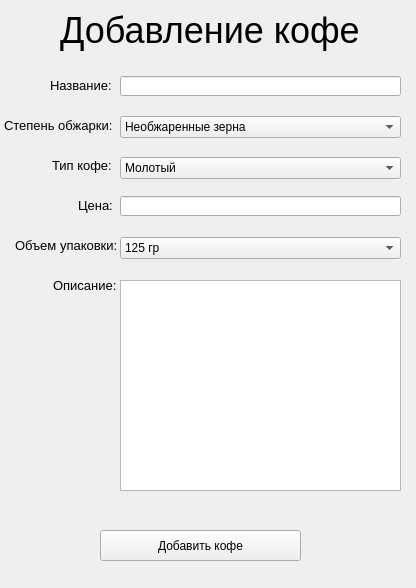
<?xml version="1.0" encoding="UTF-8"?>
<ui version="4.0">
 <class>Form</class>
 <widget class="QWidget" name="Form">
  <property name="geometry">
   <rect>
    <x>0</x>
    <y>0</y>
    <width>416</width>
    <height>588</height>
   </rect>
  </property>
  <property name="windowTitle">
   <string>Form</string>
  </property>
  <widget class="QLineEdit" name="lineEdit">
   <property name="geometry">
    <rect>
     <x>120</x>
     <y>76</y>
     <width>281</width>
     <height>20</height>
    </rect>
   </property>
  </widget>
  <widget class="QLabel" name="label">
   <property name="geometry">
    <rect>
     <x>60</x>
     <y>10</y>
     <width>321</width>
     <height>41</height>
    </rect>
   </property>
   <property name="font">
    <font>
     <pointsize>27</pointsize>
    </font>
   </property>
   <property name="text">
    <string>Добавление кофе</string>
   </property>
  </widget>
  <widget class="QLabel" name="label_2">
   <property name="geometry">
    <rect>
     <x>50</x>
     <y>70</y>
     <width>71</width>
     <height>30</height>
    </rect>
   </property>
   <property name="font">
    <font>
     <pointsize>10</pointsize>
    </font>
   </property>
   <property name="text">
    <string>Название:</string>
   </property>
  </widget>
  <widget class="QLabel" name="label_3">
   <property name="geometry">
    <rect>
     <x>4</x>
     <y>110</y>
     <width>111</width>
     <height>31</height>
    </rect>
   </property>
   <property name="font">
    <font>
     <pointsize>10</pointsize>
    </font>
   </property>
   <property name="text">
    <string>Степень обжарки:</string>
   </property>
  </widget>
  <widget class="QLabel" name="label_4">
   <property name="geometry">
    <rect>
     <x>52</x>
     <y>150</y>
     <width>71</width>
     <height>31</height>
    </rect>
   </property>
   <property name="font">
    <font>
     <pointsize>10</pointsize>
    </font>
   </property>
   <property name="text">
    <string>Тип кофе:</string>
   </property>
  </widget>
  <widget class="QLabel" name="label_5">
   <property name="geometry">
    <rect>
     <x>53</x>
     <y>270</y>
     <width>71</width>
     <height>31</height>
    </rect>
   </property>
   <property name="font">
    <font>
     <pointsize>10</pointsize>
    </font>
   </property>
   <property name="text">
    <string>Описание:</string>
   </property>
  </widget>
  <widget class="QLabel" name="label_6">
   <property name="geometry">
    <rect>
     <x>78</x>
     <y>190</y>
     <width>41</width>
     <height>31</height>
    </rect>
   </property>
   <property name="font">
    <font>
     <pointsize>10</pointsize>
    </font>
   </property>
   <property name="text">
    <string>Цена:</string>
   </property>
  </widget>
  <widget class="QLineEdit" name="lineEdit_4">
   <property name="geometry">
    <rect>
     <x>120</x>
     <y>196</y>
     <width>281</width>
     <height>20</height>
    </rect>
   </property>
  </widget>
  <widget class="QLabel" name="label_7">
   <property name="geometry">
    <rect>
     <x>15</x>
     <y>230</y>
     <width>101</width>
     <height>31</height>
    </rect>
   </property>
   <property name="font">
    <font>
     <pointsize>10</pointsize>
    </font>
   </property>
   <property name="text">
    <string>Объем упаковки:</string>
   </property>
  </widget>
  <widget class="QPlainTextEdit" name="plainTextEdit">
   <property name="geometry">
    <rect>
     <x>120</x>
     <y>280</y>
     <width>281</width>
     <height>211</height>
    </rect>
   </property>
   <property name="plainText">
    <string/>
   </property>
  </widget>
  <widget class="QPushButton" name="pushButton">
   <property name="geometry">
    <rect>
     <x>100</x>
     <y>530</y>
     <width>201</width>
     <height>31</height>
    </rect>
   </property>
   <property name="text">
    <string>Добавить кофе</string>
   </property>
  </widget>
  <widget class="QComboBox" name="comboBox">
   <property name="geometry">
    <rect>
     <x>120</x>
     <y>157</y>
     <width>281</width>
     <height>22</height>
    </rect>
   </property>
   <item>
    <property name="text">
     <string>Молотый</string>
    </property>
   </item>
   <item>
    <property name="text">
     <string>В зернах</string>
    </property>
   </item>
  </widget>
  <widget class="QComboBox" name="comboBox_2">
   <property name="geometry">
    <rect>
     <x>120</x>
     <y>116</y>
     <width>281</width>
     <height>22</height>
    </rect>
   </property>
   <item>
    <property name="text">
     <string>Необжаренные зерна</string>
    </property>
   </item>
   <item>
    <property name="text">
     <string>Светлая обжарка</string>
    </property>
   </item>
   <item>
    <property name="text">
     <string>Средняя обжарка</string>
    </property>
   </item>
   <item>
    <property name="text">
     <string>Темная обжарка</string>
    </property>
   </item>
   <item>
    <property name="text">
     <string>Высшая обжарка</string>
    </property>
   </item>
  </widget>
  <widget class="QComboBox" name="comboBox_3">
   <property name="geometry">
    <rect>
     <x>120</x>
     <y>237</y>
     <width>281</width>
     <height>22</height>
    </rect>
   </property>
   <item>
    <property name="text">
     <string>125 гр</string>
    </property>
   </item>
   <item>
    <property name="text">
     <string>250 гр</string>
    </property>
   </item>
   <item>
    <property name="text">
     <string>500 гр</string>
    </property>
   </item>
   <item>
    <property name="text">
     <string>1 кг</string>
    </property>
   </item>
  </widget>
 </widget>
 <resources/>
 <connections/>
</ui>
